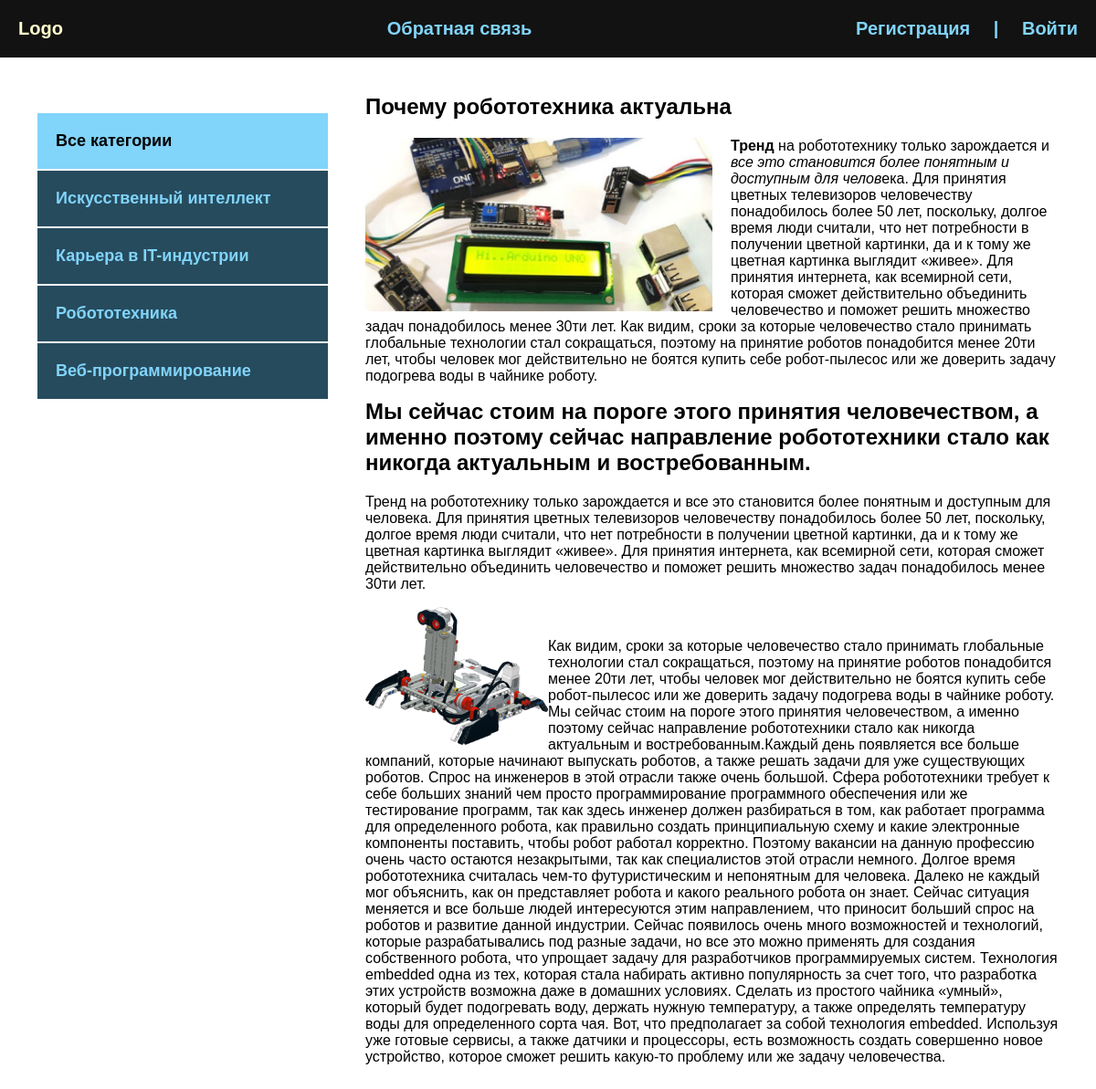
The app's page /post/pochemu-robototehnika-aktualna/ with its own data.
### blog/models.py (models this page shows, shortened)
class Category(models.Model):
    name = models.CharField(max_length=100, verbose_name="Категория")
    slug = models.SlugField(max_length=100, unique=True, verbose_name="URL")
    def get_absolute_url(self):
        return reverse('category', kwargs={'cat_slug': self.slug})
    class Meta:
        verbose_name = "категорию"
        verbose_name_plural = "категории"

class Blog(models.Model):
    title = models.CharField(max_length=255, verbose_name="Название")
    slug = models.SlugField(max_length=255, unique=True, verbose_name="URL")
    content = models.TextField(blank=True, verbose_name="Контент")
    photo = models.ImageField(upload_to="photos/%Y/%m/%d/", blank=True, verbose_name="Фото")
    time_created = models.DateTimeField(auto_now_add=True, verbose_name="Дата публикации")
    time_update = models.DateTimeField(auto_now=True, verbose_name="Дата обновления")
    is_published = models.BooleanField(default=True, verbose_name="Опубликовано")
    cat = models.ForeignKey('Category', on_delete=models.PROTECT, verbose_name="Категория")
    def __str__(self):
        return self.title
    class Meta:
        verbose_name = "новость"
        verbose_name_plural = "Новости"
        ordering = ["-time_created"]

### blog/views.py (the view)
# urls.py: path('post/<slug:post_slug>/', ShowPost.as_view(), name='post'),
class ShowPost(DataMixin, DetailView):
    model = Blog
    template_name = "blog/post.html"
    slug_url_kwarg = "post_slug"
    context_object_name = "post"
    def get_context_data(self, *, object_list=None, **kwargs):
        context = super().get_context_data(**kwargs)
        c_def = self.get_user_context(title=context['post'])
        return dict(list(context.items()) + list(c_def.items()))

### blog/templatetags/blog_tags.py (called while the page is built)
@register.inclusion_tag('blog/list_categories.html')
def show_categories(sort=None, cat_selected=0):
    if not sort:
        cats = Category.objects.all()
    else:
        cats = Category.objects.order_by(sort)
    return {"cats": cats, "cat_selected": cat_selected}

### blog/utils.py (called while the page is built)
    def get_user_context(self, **kwargs):
        context = kwargs
        cats = Category.objects.annotate(Count('blog'))
        user_menu = menu.copy()
        if not self.request.user.is_authenticated:
            user_menu.pop(0)
        context['menu'] = user_menu
        context['cats'] = cats
        if 'cat_selected' not in context:
            context['cat_selected'] = 0
        return context

### blog/templates/blog/post.html
{% extends 'blog/base.html' %}
{% block content %}
<div class="post">
    <h2>{{ post.title }}</h2>
    {% if post.photo %}
    <img src="{{ post.photo.url }}" class="image" alt="">
    {% endif %}
    {{ post.content|safe }}
</div>
{% endblock %}

### blog/templates/blog/base.html (shortened to what this page needs)
<!DOCTYPE html>
{% load static %}
{% load blog_tags %}
<html lang="en">
<head>
    <link rel="stylesheet" href="{% static 'css/style.css' %}">
</head>
<body>
<div class="header">
    <div class="wrap">
        <ul class="mainmenu">
            <li class="logo"><a href="{% url 'index' %}">Logo</a></li>
            {% for m in menu %}
            <li class="last">
                <a href="{% url m.url_name %}">{{ m.title }}</a>
            </li>
            {% endfor %}
            {% if request.user.is_authenticated %}
            <li class="last">{{ user.username }} |
                <form action="{% url 'logout' %}" method="post" class="item">
                    {% csrf_token %}
                    <button>Выйти</button>
                </form>
            </li>
            {% else %}
            <li class="last"><a href="{% url 'register' %}">Регистрация</a> | <a href="{% url 'login' %}">Войти</a></li>
            {% endif %}
        </ul>
    </div>
</div>
<div class="content">
    <div class="wrap">
        <div class="sidebar">
            <ul>
                {% if cat_selected == 0 %}
                <li class="selected">Все категории</li>
                {% else %}
                <li><a href="{% url 'index' %}">Все категории</a></li>
                {% endif %}
                {% for c in cats %}
                    {% if c.blog__count > 0 %}
                        {% if c.pk == cat_selected %}
                        <li class="selected">{{ c.name }}</li>
                        {% else %}
                        <li><a href="{{ c.get_absolute_url }}">{{ c.name }}</a></li>
                        {% endif %}
                    {% endif %}
                {% endfor %}
            </ul>
        </div>
        <div class="main">
            {% block content %}
            {% endblock %}
        </div>
    </div>
</div>
</body>
</html>

### blog/static/css/style.css (style rules this page uses)
body { margin: 0; padding: 0; background: #264b5d; font-family: Verdana, Geneva, Tahoma, sans-serif; }
.wrap { max-width: 1200px; margin: 0 auto; }
.content .wrap { background: #FFF; padding: 40px; box-sizing: border-box; display: flex; }
ul { list-style: none; margin: 0; padding: 0; }
a { color: #81d4fa; text-decoration: none; padding: 20px; }
.header { background: #121212; }
.mainmenu { display: flex; justify-content: space-between; align-items: center; font-size: 20px; font-weight: bold; padding: 20px 0; }
.sidebar ul { width: 320px; margin-right: 40px; margin-top: 20px; }
.sidebar a { padding: 20px; display: block; border: 1px solid #FFF; background: #264b5d; font-weight: bold; font-size: 18px; }
.selected { font-size: 18px; padding: 20px; border: 1px solid #FFF; font-weight: bold; background: #81d4fa; }
.image { max-width: 50%; float: left; margin-right: 20px; }
.post h2 { margin-top: 0; }
.post { font-size: 16px; }
.last { color: #81d4fa; }

### records on screen
Category: name "Искусственный интеллект"
Category: name "Карьера в IT-индустрии"
Category: name "Робототехника"
Category: name "Веб-программирование"
Blog: title "Почему робототехника актуальна", photo (picture), content "Тренд на робототехнику только зарождается и все это становится более понятным и доступным для челов ека. Для принятия цветных телевизоров человечеству понадобилось более 50 лет, поскольку, долгое время люди считали, что нет потребности в получении цветной картинки, да и к тому же цветная картинка выглядит «живее». Для принятия интернета, как всемирной сети, которая сможет действительно объединить человечество и поможет решить множество задач понадобилось менее 30ти лет. Как видим, сроки за которые человечество стало принимать глобальные технологии стал сокращаться, поэтому на принятие роботов понадобится менее 20ти лет, чтобы человек мог действительно не боятся купить себе робот-пылесос или…", content (picture)

### other values on screen
{{ m.title }} "Обратная связь"
